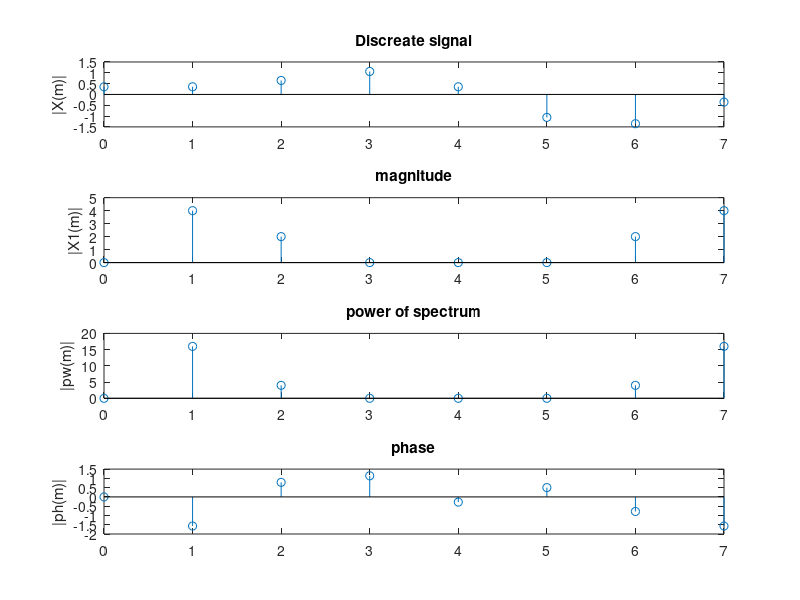

MATLAB code for this plot:
clc;
clear all;
close all;

F1=1000;
F2=2000;
Fs=8000;
N=8;
n=0:N-1
X=sin(2*pi*(F1/Fs)*n)+.5*sin(2*pi*(F2/Fs)*n+(3*pi/4));
disp(X);
subplot(411);
stem(n,X);
ylabel('|X(m)|');
title('Discreate signal');

X1=zeros(N,1);
real=zeros(N,1);
img=zeros(N,1);
ph=zeros(N,1);
pw=zeros(N,1);
for m=0:N-1
  for n=0:N-1
    real(m+1)=real(m+1)+X(n+1)*cos(2*pi*n*m/N);
    img(m+1)=img(m+1)-X(n+1)*sin(2*pi*n*m/N);
    
  endfor
  X1(m+1)=sqrt(real(m+1)^2+img(m+1)^2);
  pw(m+1)=X1(m+1)^2;
  ph(m+1)=atan(img(m+1)/real(m+1));
  
endfor
X1
disp(X1);
t=0:N-1
subplot(412);
stem(t,X1);
ylabel('|X1(m)|');
title('magnitude');

t=0:N-1
subplot(413);
stem(t,pw);
ylabel('|pw(m)|');
title('power of spectrum');

t=0:N-1
subplot(414);
stem(t,ph);
ylabel('|ph(m)|');
title('phase');


